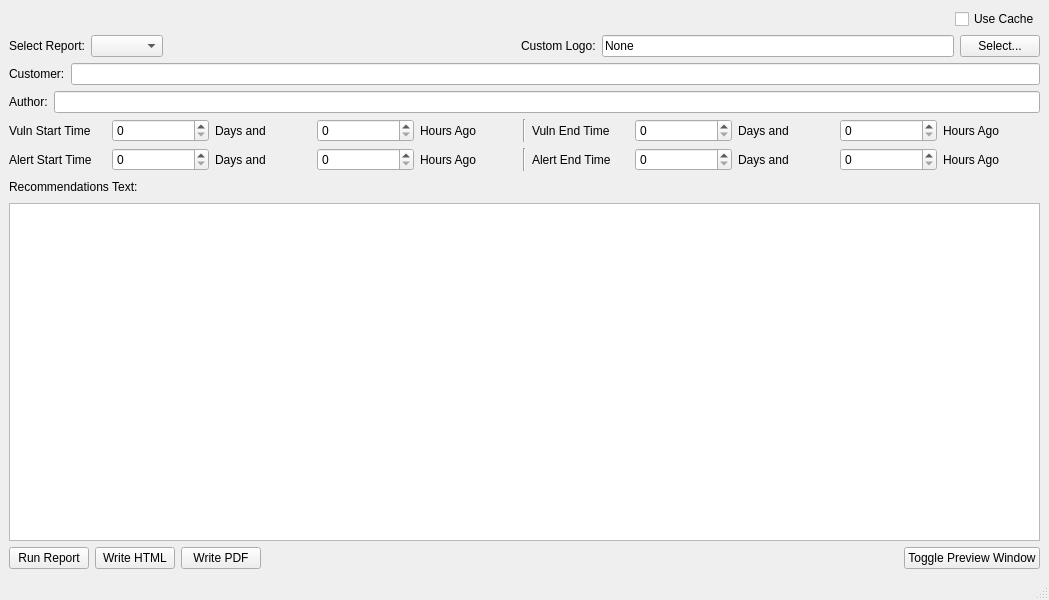
<?xml version="1.0" encoding="UTF-8"?>
<ui version="4.0">
 <class>MainWindow</class>
 <widget class="QMainWindow" name="MainWindow">
  <property name="geometry">
   <rect>
    <x>0</x>
    <y>0</y>
    <width>1049</width>
    <height>600</height>
   </rect>
  </property>
  <property name="windowTitle">
   <string>FortiCNAPP Extensible Reporting</string>
  </property>
  <widget class="QWidget" name="centralwidget">
   <layout class="QHBoxLayout" name="horizontalLayout_9">
    <item>
     <layout class="QVBoxLayout" name="verticalLayout">
      <item>
       <layout class="QHBoxLayout" name="horizontalLayout_5">
        <item>
         <spacer name="horizontalSpacer">
          <property name="orientation">
           <enum>Qt::Horizontal</enum>
          </property>
          <property name="sizeHint" stdset="0">
           <size>
            <width>40</width>
            <height>20</height>
           </size>
          </property>
         </spacer>
        </item>
        <item>
         <widget class="QCheckBox" name="checkBoxUseCache">
          <property name="text">
           <string>Use Cache</string>
          </property>
         </widget>
        </item>
       </layout>
      </item>
      <item>
       <layout class="QHBoxLayout" name="horizontalLayout_6">
        <item>
         <widget class="QLabel" name="labelSelectReport">
          <property name="text">
           <string>Select Report:</string>
          </property>
         </widget>
        </item>
        <item>
         <widget class="QComboBox" name="comboBoxReportSelector"/>
        </item>
        <item>
         <spacer name="horizontalSpacer_4">
          <property name="orientation">
           <enum>Qt::Horizontal</enum>
          </property>
          <property name="sizeHint" stdset="0">
           <size>
            <width>40</width>
            <height>20</height>
           </size>
          </property>
         </spacer>
        </item>
        <item>
         <widget class="QLabel" name="labelCurrentLogo">
          <property name="text">
           <string>Custom Logo:</string>
          </property>
         </widget>
        </item>
        <item>
         <widget class="QLineEdit" name="lineEditCustomLogo">
          <property name="text">
           <string>None</string>
          </property>
          <property name="readOnly">
           <bool>true</bool>
          </property>
         </widget>
        </item>
        <item>
         <widget class="QPushButton" name="pushButtonSelectCustomLogo">
          <property name="text">
           <string>Select...</string>
          </property>
         </widget>
        </item>
       </layout>
      </item>
      <item>
       <layout class="QHBoxLayout" name="horizontalLayout">
        <item>
         <widget class="QLabel" name="labelCustomer">
          <property name="text">
           <string>Customer:</string>
          </property>
         </widget>
        </item>
        <item>
         <widget class="QLineEdit" name="lineEditCustomer"/>
        </item>
       </layout>
      </item>
      <item>
       <layout class="QHBoxLayout" name="horizontalLayout_2">
        <item>
         <widget class="QLabel" name="labelAuthor">
          <property name="text">
           <string>Author:</string>
          </property>
         </widget>
        </item>
        <item>
         <widget class="QLineEdit" name="lineEditAuthor"/>
        </item>
       </layout>
      </item>
      <item>
       <layout class="QHBoxLayout" name="horizontalLayout_3">
        <item>
         <widget class="QLabel" name="labelVulnStartTime">
          <property name="text">
           <string>Vuln Start Time</string>
          </property>
         </widget>
        </item>
        <item>
         <widget class="QSpinBox" name="spinBoxVulnStartTimeDays"/>
        </item>
        <item>
         <widget class="QLabel" name="labelVulnStartTimeDays">
          <property name="text">
           <string>Days and</string>
          </property>
         </widget>
        </item>
        <item>
         <widget class="QSpinBox" name="spinBoxVulnStartTimeHours"/>
        </item>
        <item>
         <widget class="QLabel" name="labelVulnStartTimeHours">
          <property name="text">
           <string>Hours Ago</string>
          </property>
         </widget>
        </item>
        <item>
         <widget class="Line" name="line">
          <property name="orientation">
           <enum>Qt::Vertical</enum>
          </property>
         </widget>
        </item>
        <item>
         <widget class="QLabel" name="labelVulnEndTime">
          <property name="text">
           <string>Vuln End Time</string>
          </property>
         </widget>
        </item>
        <item>
         <widget class="QSpinBox" name="spinBoxVulnEndTimeHours"/>
        </item>
        <item>
         <widget class="QLabel" name="labelVulnEndTimeDays">
          <property name="text">
           <string>Days and</string>
          </property>
         </widget>
        </item>
        <item>
         <widget class="QSpinBox" name="spinBoxVulnEndTimeDays"/>
        </item>
        <item>
         <widget class="QLabel" name="labelVulnEndTimeHours">
          <property name="text">
           <string>Hours Ago</string>
          </property>
         </widget>
        </item>
       </layout>
      </item>
      <item>
       <layout class="QHBoxLayout" name="horizontalLayout_4">
        <item>
         <widget class="QLabel" name="labelAlertStartTime">
          <property name="text">
           <string>Alert Start Time</string>
          </property>
         </widget>
        </item>
        <item>
         <widget class="QSpinBox" name="spinBoxAlertStartTimeDays"/>
        </item>
        <item>
         <widget class="QLabel" name="labelAlertStartTimeDays">
          <property name="text">
           <string>Days and</string>
          </property>
         </widget>
        </item>
        <item>
         <widget class="QSpinBox" name="spinBoxAlertStartTimeHours"/>
        </item>
        <item>
         <widget class="QLabel" name="labelAlertStartTimeHours">
          <property name="text">
           <string>Hours Ago</string>
          </property>
         </widget>
        </item>
        <item>
         <widget class="Line" name="line_2">
          <property name="orientation">
           <enum>Qt::Vertical</enum>
          </property>
         </widget>
        </item>
        <item>
         <widget class="QLabel" name="labelAlertEndTime">
          <property name="text">
           <string>Alert End Time</string>
          </property>
         </widget>
        </item>
        <item>
         <widget class="QSpinBox" name="spinBoxAlertEndTimeDays"/>
        </item>
        <item>
         <widget class="QLabel" name="labelAlertEndTimeDays">
          <property name="text">
           <string>Days and</string>
          </property>
         </widget>
        </item>
        <item>
         <widget class="QSpinBox" name="spinBoxAlertEndTimeHours"/>
        </item>
        <item>
         <widget class="QLabel" name="labelAlertEndTimeHours">
          <property name="text">
           <string>Hours Ago</string>
          </property>
         </widget>
        </item>
       </layout>
      </item>
      <item>
       <layout class="QHBoxLayout" name="horizontalLayout_8">
        <item>
         <widget class="QLabel" name="labelReccommendations">
          <property name="text">
           <string>Recommendations Text:</string>
          </property>
         </widget>
        </item>
        <item>
         <spacer name="horizontalSpacer_3">
          <property name="orientation">
           <enum>Qt::Horizontal</enum>
          </property>
          <property name="sizeHint" stdset="0">
           <size>
            <width>40</width>
            <height>20</height>
           </size>
          </property>
         </spacer>
        </item>
       </layout>
      </item>
      <item>
       <widget class="QPlainTextEdit" name="plainTextEditRecommendations"/>
      </item>
      <item>
       <layout class="QHBoxLayout" name="horizontalLayout_7">
        <item>
         <widget class="QPushButton" name="pushButtonRunReport">
          <property name="text">
           <string>Run Report</string>
          </property>
         </widget>
        </item>
        <item>
         <widget class="QPushButton" name="pushButtonWriteHTML">
          <property name="text">
           <string>Write HTML</string>
          </property>
         </widget>
        </item>
        <item>
         <widget class="QPushButton" name="pushButtonWritePDF">
          <property name="text">
           <string>Write PDF</string>
          </property>
         </widget>
        </item>
        <item>
         <spacer name="horizontalSpacer_2">
          <property name="orientation">
           <enum>Qt::Horizontal</enum>
          </property>
          <property name="sizeHint" stdset="0">
           <size>
            <width>40</width>
            <height>20</height>
           </size>
          </property>
         </spacer>
        </item>
        <item>
         <widget class="QPushButton" name="pushButtonTogglePreview">
          <property name="text">
           <string>Toggle Preview Window</string>
          </property>
         </widget>
        </item>
       </layout>
      </item>
     </layout>
    </item>
   </layout>
  </widget>
  <widget class="QMenuBar" name="menubar">
   <property name="geometry">
    <rect>
     <x>0</x>
     <y>0</y>
     <width>1049</width>
     <height>29</height>
    </rect>
   </property>
  </widget>
  <widget class="QStatusBar" name="statusbar"/>
 </widget>
 <resources/>
 <connections/>
</ui>
